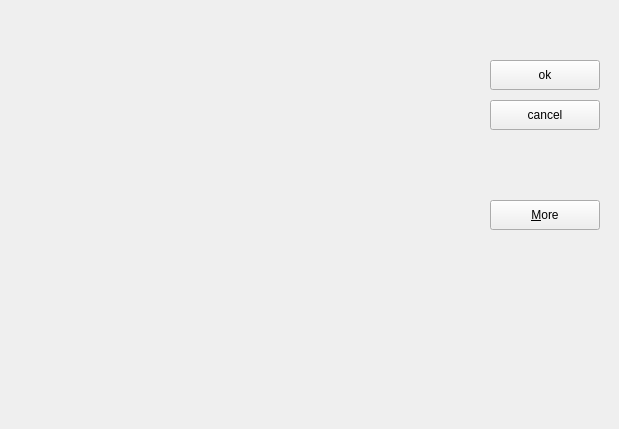
<?xml version="1.0" encoding="UTF-8"?>
<ui version="4.0">
 <class>MainWindow</class>
 <widget class="QMainWindow" name="MainWindow">
  <property name="geometry">
   <rect>
    <x>0</x>
    <y>0</y>
    <width>619</width>
    <height>429</height>
   </rect>
  </property>
  <property name="windowTitle">
   <string>MainWindow</string>
  </property>
  <widget class="QWidget" name="centralWidget">
   <widget class="QPushButton" name="okButton">
    <property name="geometry">
     <rect>
      <x>490</x>
      <y>60</y>
      <width>110</width>
      <height>30</height>
     </rect>
    </property>
    <property name="text">
     <string>ok</string>
    </property>
   </widget>
   <widget class="QPushButton" name="cancelButton">
    <property name="geometry">
     <rect>
      <x>490</x>
      <y>100</y>
      <width>110</width>
      <height>30</height>
     </rect>
    </property>
    <property name="text">
     <string>cancel</string>
    </property>
   </widget>
   <widget class="QPushButton" name="moreButton">
    <property name="geometry">
     <rect>
      <x>490</x>
      <y>200</y>
      <width>110</width>
      <height>30</height>
     </rect>
    </property>
    <property name="text">
     <string>&amp;More</string>
    </property>
    <property name="checkable">
     <bool>true</bool>
    </property>
   </widget>
  </widget>
 </widget>
 <layoutdefault spacing="6" margin="11"/>
 <resources/>
 <connections/>
</ui>
